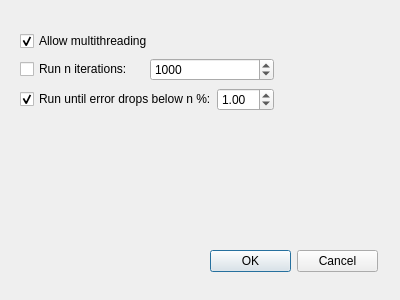
<?xml version="1.0" encoding="UTF-8"?>
<ui version="4.0">
 <class>SettingsWindow</class>
 <widget class="QDialog" name="SettingsWindow">
  <property name="geometry">
   <rect>
    <x>0</x>
    <y>0</y>
    <width>400</width>
    <height>300</height>
   </rect>
  </property>
  <property name="sizePolicy">
   <sizepolicy hsizetype="Fixed" vsizetype="Fixed">
    <horstretch>0</horstretch>
    <verstretch>0</verstretch>
   </sizepolicy>
  </property>
  <property name="windowTitle">
   <string>Dialog</string>
  </property>
  <widget class="QWidget" name="layoutWidget">
   <property name="geometry">
    <rect>
     <x>20</x>
     <y>30</y>
     <width>254</width>
     <height>83</height>
    </rect>
   </property>
   <layout class="QVBoxLayout" name="verticalLayout">
    <item>
     <widget class="QCheckBox" name="multithreadCheckBox">
      <property name="toolTip">
       <string>&lt;html&gt;&lt;head/&gt;&lt;body&gt;&lt;p&gt;When simulating multiple deck/combo sets (.gwc files) against each other, allow each set to have it's own worker thread.  May disable some real-time ui elements.&lt;/p&gt;&lt;/body&gt;&lt;/html&gt;</string>
      </property>
      <property name="text">
       <string>Allow multithreading</string>
      </property>
      <property name="checked">
       <bool>true</bool>
      </property>
     </widget>
    </item>
    <item>
     <layout class="QHBoxLayout" name="horizontalLayout_2">
      <item>
       <widget class="QCheckBox" name="nIterationsCheckBox">
        <property name="text">
         <string>Run n iterations:</string>
        </property>
       </widget>
      </item>
      <item>
       <widget class="QSpinBox" name="nIterationsSpinBox">
        <property name="minimum">
         <number>1</number>
        </property>
        <property name="maximum">
         <number>1000000000</number>
        </property>
        <property name="singleStep">
         <number>1000</number>
        </property>
        <property name="value">
         <number>1000</number>
        </property>
       </widget>
      </item>
     </layout>
    </item>
    <item>
     <layout class="QHBoxLayout" name="horizontalLayout">
      <item>
       <widget class="QCheckBox" name="percentCheckBox">
        <property name="text">
         <string>Run until error drops below n %: </string>
        </property>
        <property name="checked">
         <bool>true</bool>
        </property>
       </widget>
      </item>
      <item>
       <widget class="QDoubleSpinBox" name="percentSpinBox">
        <property name="value">
         <double>1.000000000000000</double>
        </property>
       </widget>
      </item>
     </layout>
    </item>
   </layout>
  </widget>
  <widget class="QWidget" name="settingsLayoutWidget">
   <property name="geometry">
    <rect>
     <x>210</x>
     <y>250</y>
     <width>168</width>
     <height>23</height>
    </rect>
   </property>
   <layout class="QHBoxLayout" name="horizontalLayout_3">
    <item>
     <widget class="QPushButton" name="okButton">
      <property name="text">
       <string>OK</string>
      </property>
     </widget>
    </item>
    <item>
     <widget class="QPushButton" name="cancelButton">
      <property name="text">
       <string>Cancel</string>
      </property>
     </widget>
    </item>
   </layout>
  </widget>
 </widget>
 <resources/>
 <connections/>
</ui>
